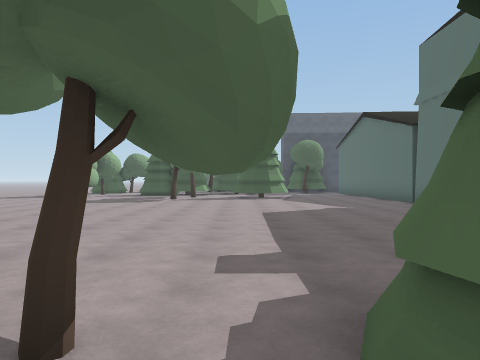
view 1 (above)

24 first-person views from a walk through a Unity game level. The camera is 1.5 m above the floor, looks level and sees 70° across. The floor is counted in squares, 2 m on a side. Each view is taken from the middle of a square. On the plan, view 1 faces up. The plan holds only what a view shows up to about 11 squares ahead; the rest is blank. The place goes on beyond the plan. The player is left out. Door leaves are left out, so doorways stand open. Some surface patterns are stand-ins.

view 2
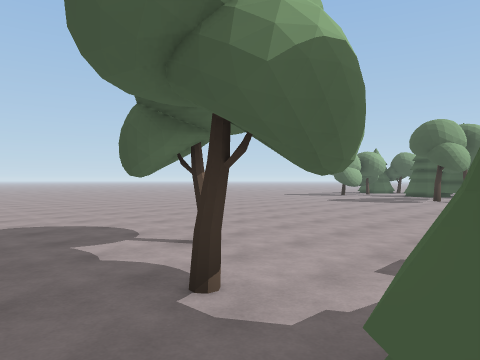

view 3
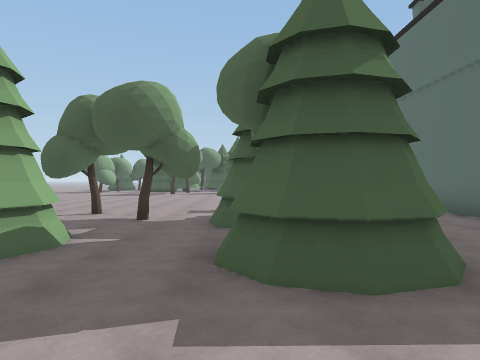

view 4
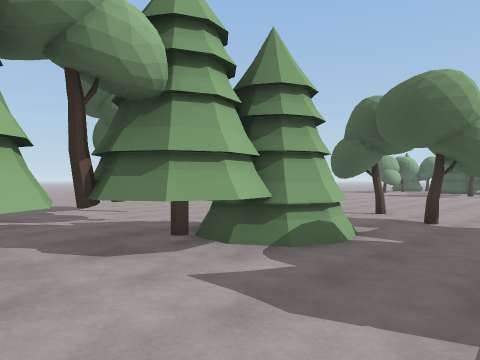

view 5
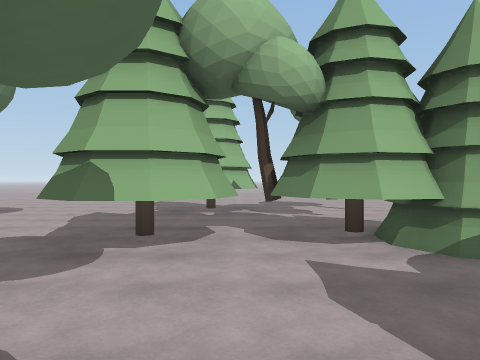

view 6
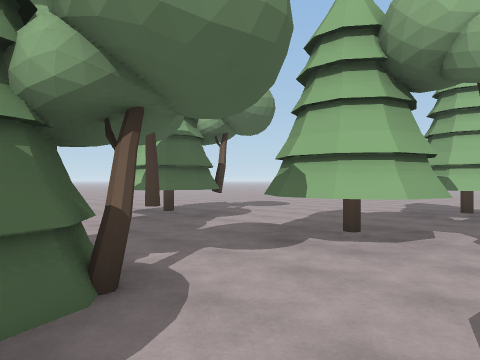

view 7
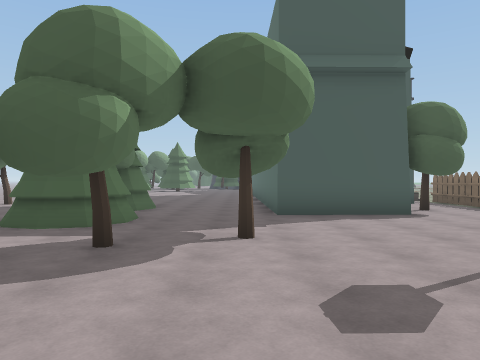

view 8
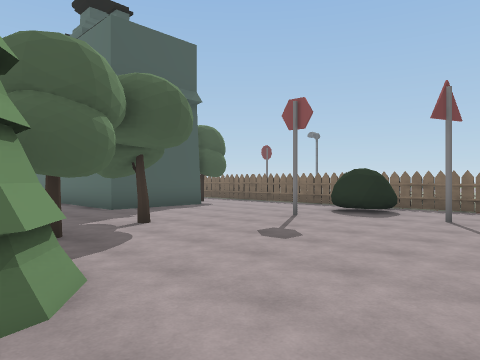

view 9
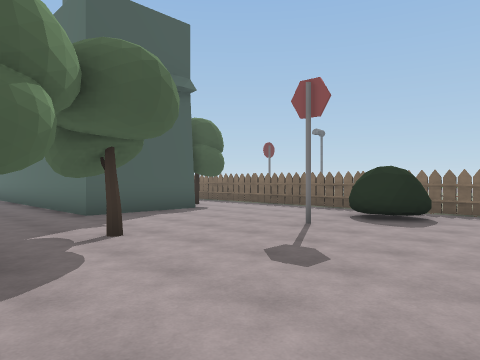

view 10
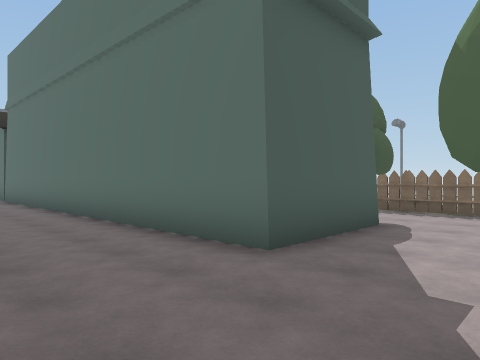

view 11
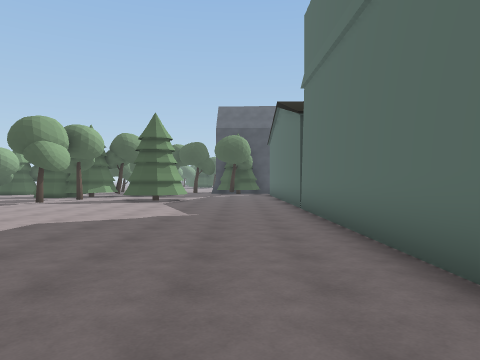

view 12
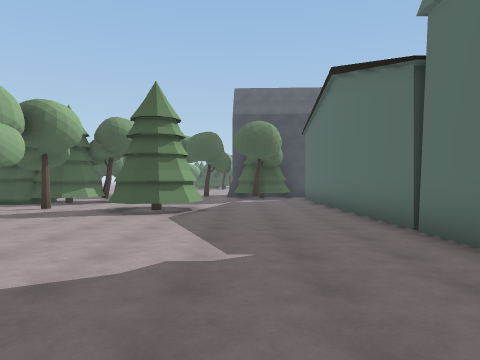

view 13
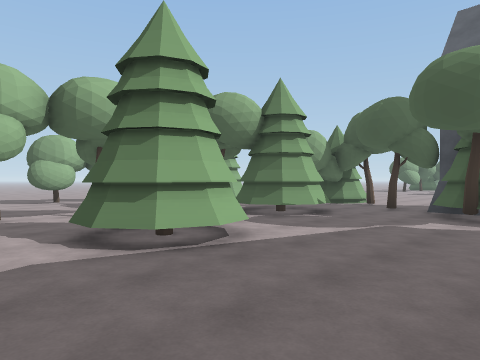

view 14
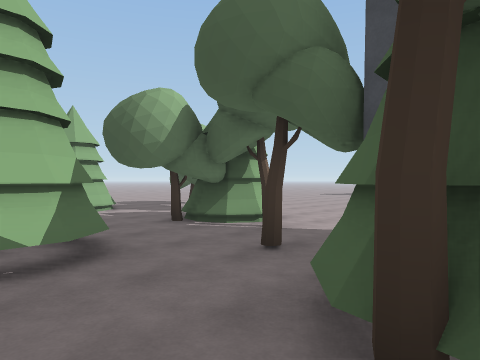

view 15
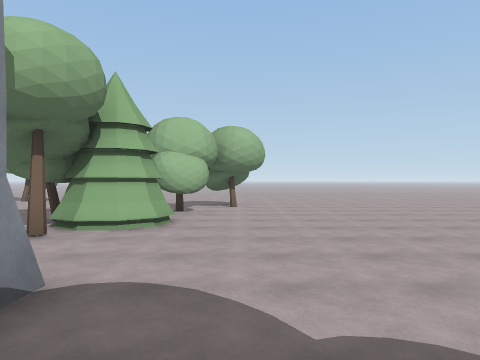

view 16
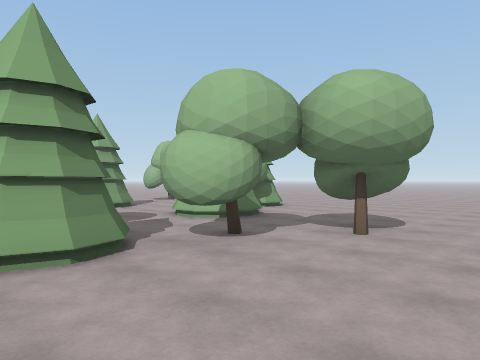

view 17
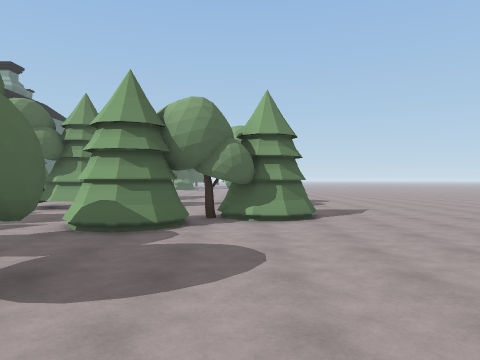

view 18
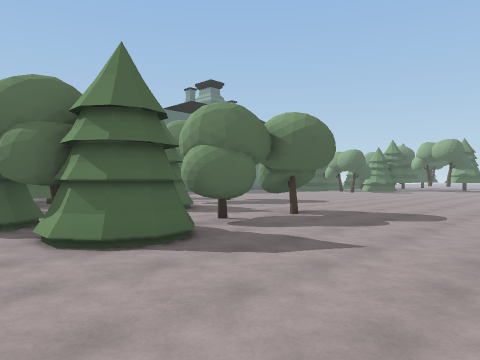

view 19
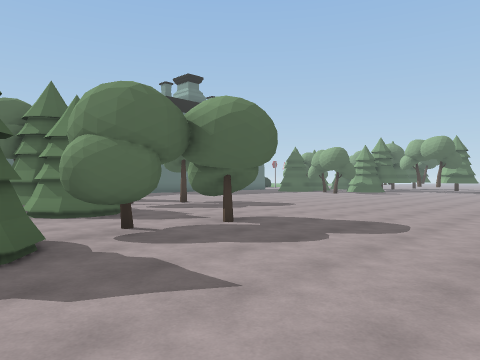

view 20
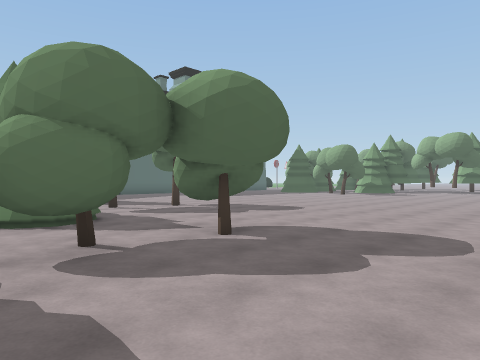

view 21
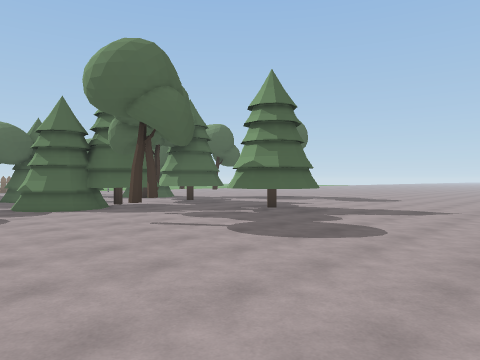

view 22
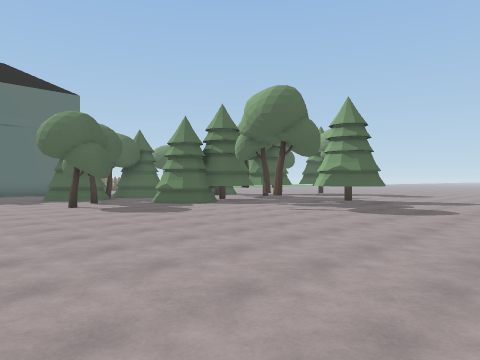

view 23
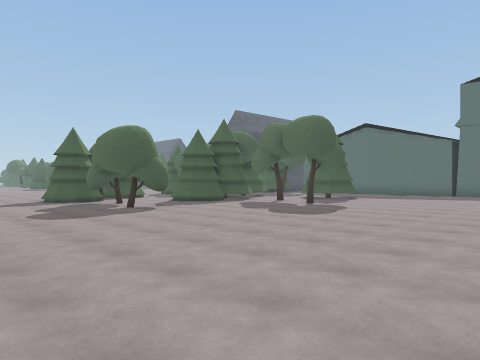

view 24
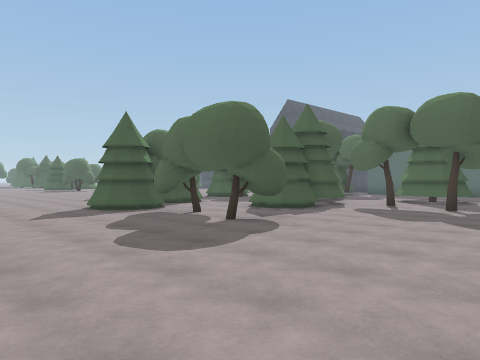

### Floor plan
Key: @ floor where view 1 was taken; # wall or solid block; x gap in a wall; . floor; / step, stairs or slope; T thing the floor can be seen under or through; H house.
Columns run from 12 left of view 1 to 12 right of it. Each row starts with its distance up from view 1.
 27      ...........
 26     .............
 25 .......#..........
 24 .......#.#.......
 23  ........####..#       H
 22 .......#...##..#       H
 21  ....###.....#.#       H
 20 ....##.........##      H
 19 ....##.....##...#
 18 ....##./#####....
 17 ......./###.......#
 16 .....#..//........#
 15  ....#....#.###...#
 14 ............###...#
 13 .........#........#
 12  .................#
 11 ..................#
 10 ..................#
  9 ..................#
  8  .................#
  7 . ................#
  6 . ................#
  5  .................#
  4 ..................#
  3 ..........#.......#   #.#
  2 ......... .. # ...#   ..#
  1  ..........#.##...#   #.#
  0 ............@.#...###...#
 -1 .....#...TT..##.........#
 -2  ......#xTT..##.........#
 -3  ........TT......#......#
 -4  ....##...T.............#
 -5  ....##..TT...##....#.#.#
 -6  ........ T..###......#.#
 -7   ........... #......#..#
 -8   .........#.  ........
 -9   .......##.. . ..

Where each view was taken, in squares from view 1:
view 1: 0 up, 0 right, facing up
view 2: 0 up, 1 right, facing up-left
view 3: 5 down, 1 right, facing up
view 4: 5 down, 1 right, facing up-left
view 5: 4 down, 2 right, facing left
view 6: 3 down, 2 right, facing down-left
view 7: 8 down, 5 right, facing up
view 8: 9 down, 2 right, facing up-right
view 9: 8 down, 3 right, facing up-right
view 10: 3 down, 3 right, facing up-right
view 11: 2 up, 4 right, facing up
view 12: 6 up, 3 right, facing up
view 13: 12 up, 5 right, facing up-left
view 14: 18 up, 4 right, facing up-left
view 15: 25 up, 5 right, facing left
view 16: 27 up, 0 right, facing down-left
view 17: 27 up, 7 left, facing down
view 18: 22 up, 12 left, facing down-right
view 19: 20 up, 12 left, facing down-right
view 20: 19 up, 11 left, facing down-right
view 21: 2 up, 12 left, facing down-right
view 22: 6 up, 12 left, facing down-right
view 23: 7 up, 12 left, facing up-right
view 24: 11 up, 12 left, facing up-right
